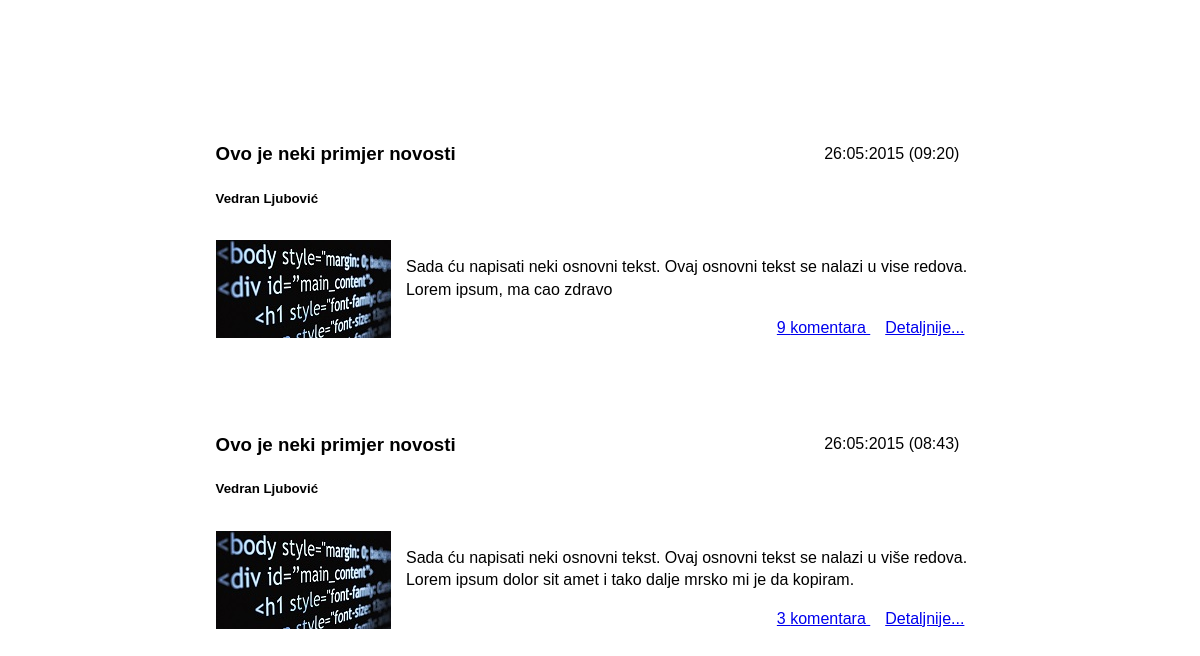
/novostiBaza.php, run on the app's committed database.
### tables this page shows
CREATE TABLE IF NOT EXISTS `novosti` (
  `id` int(11) NOT NULL AUTO_INCREMENT,
  `datum` timestamp NOT NULL,
  `naslov` varchar(50) NOT NULL,
  `autor` varchar(50) NOT NULL,
  `slika` varchar(200) DEFAULT NULL,
  `sadrzaj` text NOT NULL,
  `detaljno` text,
  PRIMARY KEY (`id`)
);

### novostiBaza.php (the view, shortened to what this page needs)
<div id="sadrzaj-novosti">
<link rel="stylesheet" type="text/css" href="css/basicstyle.css">
<?php
	$veza = new PDO("mysql:dbname=spirala5;host=localhost;charset=utf8", "s5user", "s5pass");
    $veza->exec("set names utf8");
    $rezultat = $veza->query("SELECT id, UNIX_TIMESTAMP(datum) datum2, naslov, autor, slika, sadrzaj, detaljno
    						  FROM novosti ORDER BY datum DESC");
    foreach($rezultat as $novost)
    {
    	$upit = $veza->prepare("SELECT count(*) FROM komentari WHERE novost=?");
    	$upit->execute(array($novost['id']));
    	$brojKomentara=$upit->fetchColumn();
    	$datum = date("d:m:Y (h:i)", $novost['datum2']);
    	$naslov = ucfirst(strtolower($novost['naslov']));
		echo '<div class="novost">
				<div class="novost-head">
					<div class="novost-datum">'.htmlspecialchars(trim($datum), ENT_QUOTES, 'UTF-8').'</div>
					<div class="novost-naslov"><h3>'.htmlspecialchars(trim($naslov), ENT_QUOTES, 'UTF-8').'</h3> </div>
					<div class="novost-autor"><h5>'.htmlspecialchars(trim($novost['autor']), ENT_QUOTES, 'UTF-8').'</h5></div>
				</div>
				<div class="novost-body">
					<div class = "novost-slika">';
						if(trim($novost['slika'])!=null)
		echo			'<img src="'.htmlspecialchars(trim($novost['slika']), ENT_QUOTES, 'UTF-8').'" alt="#">';
		echo		'</div>
					<div class="novost-sadrzaj">
						<p>'.trim($novost['sadrzaj']).'</p>';
						if($novost['detaljno']!=null){
		echo           		"<p class='detaljnije'>";
		echo					"<a class='komSaDet' href=\"#\" onclick=\"return loadNewsComments('".$novost['id']."')\">
									".$brojKomentara." komentara
								</a>
								<a href=\"#\" onclick=\"return loadNewsComments('".$novost['id']."')\">
									Detaljnije...
								</a>
							</p>";
						}
						else
		echo 			"<p class= 'detaljnije'>
							<a href=\"#\" onclick=\"return loadNewsComments('".$novost['id']."')\">
								".$brojKomentara." komentara
							</a>
						</p>";
		echo		'</div>
				</div>
			</div>
			<br>
			';
	}
?>
</div>

### css/basicstyle.css (style rules this page uses)
#sadrzaj-novosti { font-family:sans-serif; color:black; padding-top:20px; padding-bottom:20px; margin:0 auto; width: 70%; }
.novost-autor { padding: 0px 0px 0px 30px; }
.novost-naslov { position: relative; margin-left:auto; margin-right:auto; padding:5px 30px 0px 30px; }
.novost-datum { float: right; margin-right: 10px; margin-top: 25px; padding-right: 45px; }
.novost-body { padding: 10px 30px 30px 30px; }
.novost-slika { float: left; margin-right: 2%; }
.detaljnije { padding-right:20px; text-align: right; }
.komSaDet { padding-right:15px; }

### data on the page
novosti: datum "26:05:2015 (09:20)", naslov "Ovo je neki primjer novosti", autor "Vedran Ljubović", slika (picture), sadrzaj "Sada ću napisati neki osnovni tekst. Ovaj osnovni tekst se nalazi u vise redova. Lorem ipsum, ma cao zdravo", brojKomentara "9"
novosti: datum "26:05:2015 (08:43)", naslov "Ovo je neki primjer novosti", autor "Vedran Ljubović", slika (picture), sadrzaj "Sada ću napisati neki osnovni tekst. Ovaj osnovni tekst se nalazi u više redova. Lorem ipsum dolor sit amet i tako dalje mrsko mi je da kopiram.", brojKomentara "3"
